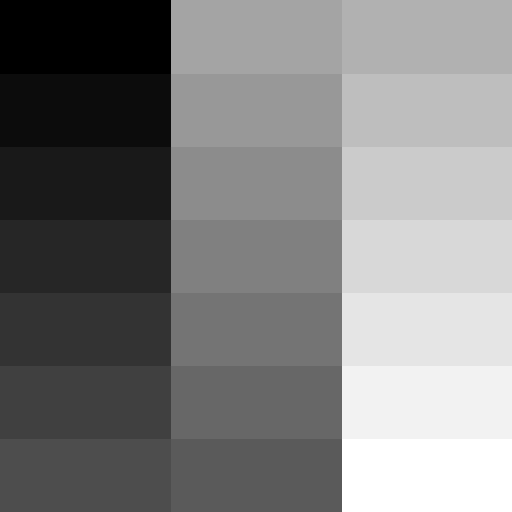
#> input picture img/gray21.512.tiff, 512 x 512 px
$ python JPEG_Algorithm_Quantization.py
#> lines starting #> are read from the running program, lines starting #| are printed output that depends on the picture
import numpy as np
import cv2
import matplotlib.pyplot as plt
from scipy.fftpack import dct, idct
from skimage.metrics import peak_signal_noise_ratio, structural_similarity
from collections import Counter, namedtuple
import heapq
import os
import pandas as pd
import seaborn as sns

# ------------------------
# --- Image Folder ---
# ------------------------
img_folder = './img'
files = [os.path.join(img_folder, f) for f in os.listdir(img_folder)
         if f.lower().endswith(('.tiff', '.jpeg'))]

comparison_images = [
    '2.1.10.tiff',
    'gray21.512.tiff',
    'n02066245_grey_whale.JPEG',
    'n02096051_Airedale.JPEG',
]

# ------------------------------
# --- Quantization Tables ---
# ------------------------------
quantization_tables = {
    'standard': np.array([
        [16,11,10,16,24,40,51,61],
        [12,12,14,19,26,58,60,55],
        [14,13,16,24,40,57,69,56],
        [14,17,22,29,51,87,80,62],
        [18,22,37,56,68,109,103,77],
        [24,35,55,64,81,104,113,92],
        [49,64,78,87,103,121,120,101],
        [72,92,95,98,112,100,103,99]
    ]),
    'moderate': np.array([
        [40,43,45,50,60,70,90,100],
        [43,45,50,60,70,90,100,110],
        [45,50,60,70,90,100,110,128],
        [50,60,70,90,100,110,128,128],
        [60,70,90,100,110,128,128,128],
        [70,90,100,110,128,128,128,128],
        [90,100,110,128,128,128,128,128],
        [100,110,128,128,128,128,128,128]
    ]),
    'aggressive': np.array([
        [80,85,90,100,120,140,180,200],
        [85,90,100,120,140,180,200,220],
        [90,100,120,140,180,200,220,255],
        [100,120,140,180,200,220,255,255],
        [120,140,180,200,220,255,255,255],
        [140,180,200,220,255,255,255,255],
        [180,200,220,255,255,255,255,255],
        [200,220,255,255,255,255,255,255]
    ])
}

# --------------------------
# --- Helper Functions ---
# --------------------------
def split_blocks(img, size=8):
    h, w = img.shape
    return [img[i:i+size, j:j+size] for i in range(0, h, size) for j in range(0, w, size)]

def join_blocks(blocks, height, width, size=8):
    reconstructed_img = np.zeros((height, width), dtype=np.uint8)
    idx = 0
    for i in range(0, height, size):
        for j in range(0, width, size):
            reconstructed_img[i:i+size, j:j+size] = np.clip(blocks[idx], 0, 255)
            idx += 1
    return reconstructed_img

def dct2(block):
    return dct(dct(block.T, norm='ortho').T, norm='ortho')

def idct2(block):
    return idct(idct(block.T, norm='ortho').T, norm='ortho')

# ------------------------------
# --- Huffman Encoding ---
# ------------------------------
class HuffmanNode(namedtuple("HuffmanNode", ["left", "right"])):
    def walk(self, code, acc):
        self.left.walk(code, acc + "0")
        self.right.walk(code, acc + "1")

class HuffmanLeaf(namedtuple("HuffmanLeaf", ["symbol"])):
    def walk(self, code, acc):
        code[self.symbol] = acc or "0"

def build_huffman_tree(freq):
    heap = []
    count = 0
    for symbol, f in freq.items():
        heapq.heappush(heap, (f, count, HuffmanLeaf(int(symbol))))
        count += 1
    while len(heap) > 1:
        f1, c1, l1 = heapq.heappop(heap)
        f2, c2, l2 = heapq.heappop(heap)
        heapq.heappush(heap, (f1 + f2, count, HuffmanNode(l1, l2)))
        count += 1
    return heap[0][2]

# ---------------------------
# --- 4:2:0 Subsampling ---
# ---------------------------
def subsample_420(YCbCr):
    Y = YCbCr[:,:,0]
    Cb = YCbCr[:,:,1][::2, ::2]
    Cr = YCbCr[:,:,2][::2, ::2]
    return Y, Cb, Cr

# --------------------------------
# --- Channel Processing ---
# --------------------------------
def process_channel(channel, Q):
    blocks = split_blocks(channel)
    dct_blocks = []
    total_zeros = 0
    total_coeffs = 0
    for block in blocks:
        block_dct = dct2(block)
        quantized = np.round(block_dct / Q)
        total_zeros += np.sum(quantized == 0)
        total_coeffs += quantized.size
        dct_blocks.append(quantized.astype(np.int16))
    rec_blocks = []
    for block_q in dct_blocks:
        block_idct = idct2(block_q * Q)
        rec_blocks.append(np.round(block_idct))
    rec_img = join_blocks(rec_blocks, channel.shape[0], channel.shape[1])
    return rec_img, dct_blocks, total_zeros, total_coeffs

all_results = []

for file in files:
    img = cv2.imread(file)
#> img is the input picture: shape (512, 512, 3); min 0, max 255, mean 127
    # Resize to 512x512
    img = cv2.resize(img, (512, 512))
    img_rgb = cv2.cvtColor(img, cv2.COLOR_BGR2RGB)
    img_ycbcr = cv2.cvtColor(img, cv2.COLOR_BGR2YCrCb)
#> img_ycbcr: shape (512, 512, 3); mean of channels 0, 1, 2 127, 128, 128

    # Original size in bytes (RGB 8 bits per channel)
    h, w, c = img_rgb.shape
#> h = 512; w = 512; c = 3
    original_size = h * w * c  # bytes
#> original_size = 786432

    # Subsampling 4:2:0
    Y, Cb, Cr = subsample_420(img_ycbcr)
#> in subsample_420, `Cb = YCbCr[:,:,1][::2, ::2]`: Cb: shape (256, 256); every value is 128

    reconstructed_imgs = {}
    results = {}

    for name, Q in quantization_tables.items():
        # Process channels
        Y_rec, dct_blocks_Y, zY, cY = process_channel(Y, Q)
#> in process_channel, `blocks = split_blocks(channel)`: blocks = 4096 items
#> the loop in process_channel, `for block in blocks:` made 4096 passes
#> (total_zeros, total_coeffs) on passes 1 to 3: (64, 64), (128, 128), (192, 192)
#> after the loop in process_channel, `for block in blocks:`: total_coeffs = 262144; total_zeros = 256332
#> after the loop in process_channel, `for block_q in dct_blocks:`: rec_blocks = 4096 items
#> in join_blocks, `reconstructed_img = np.zeros((height, width), dtype=np.uint8)`: reconstructed_img: shape (512, 512); every value is 0
#> after the loop in join_blocks, `for i in range(0, height, size):`: idx = 4096
#> dct_blocks_Y = 4096 items; zY = 256332; cY = 262144
        Cb_rec_sub, dct_blocks_Cb, zCb, cCb = process_channel(Cb, Q)
#> the loop in process_channel (call 2), `for block in blocks:` made 1024 passes
#> (total_zeros, total_coeffs) on passes 1 to 3: (63, 64), (126, 128), (189, 192)
#> in join_blocks (call 2), `reconstructed_img = np.zeros((height, width), dtype=np.uint8)`: reconstructed_img: shape (256, 256); every value is 0
#> dct_blocks_Cb = 1024 items; zCb = 64512; cCb = 65536
        Cr_rec_sub, dct_blocks_Cr, zCr, cCr = process_channel(Cr, Q)
#> dct_blocks_Cr = 1024 items; zCr = 64512; cCr = 65536

        # Upsample to original size
        Cb_rec = cv2.resize(Cb_rec_sub, (Y.shape[1], Y.shape[0]), interpolation=cv2.INTER_LINEAR)
#> Cb_rec: shape (512, 512); every value is 128
        Cr_rec = cv2.resize(Cr_rec_sub, (Y.shape[1], Y.shape[0]), interpolation=cv2.INTER_LINEAR)

        # Reconstruct YCbCr and convert to RGB
        img_ycbcr_rec = np.stack([Y_rec, Cb_rec, Cr_rec], axis=2).astype(np.uint8)
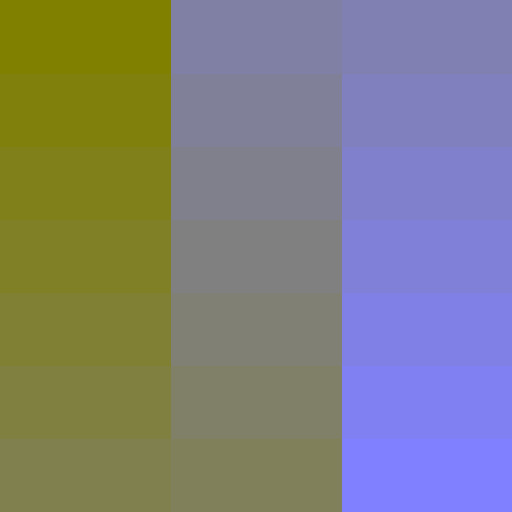
#> img_ycbcr_rec: shape (512, 512, 3); mean of channels 0, 1, 2 127.3, 128, 128; drawn as B, G, R
        final_img = cv2.cvtColor(img_ycbcr_rec, cv2.COLOR_YCrCb2RGB)
        reconstructed_imgs[name] = final_img

        # Metrics
        psnr = peak_signal_noise_ratio(img_rgb, final_img, data_range=255)
#> psnr = 47.96
        ssim = structural_similarity(img_rgb, final_img, channel_axis=2)
#> ssim = 0.994
        perc_zeros = (zY + zCb + zCr) / (cY + cCb + cCr) * 100
#> perc_zeros = 98

        # Huffman
        all_coeffs = np.concatenate([np.concatenate([b.flatten() for b in dct_blocks_Y]),
                                     np.concatenate([b.flatten() for b in dct_blocks_Cb]),
                                     np.concatenate([b.flatten() for b in dct_blocks_Cr])])
        freq = Counter(all_coeffs)
#> freq = 96 items
        tree = build_huffman_tree(freq)
#> the loop in build_huffman_tree, `for symbol, f in freq.items():` made 96 passes
#> (symbol, f) on passes 1 to 12: (0, 385356), (51, 29), (-50, 9), (-21, 17), (5, 39), (7, 17), (1, 466), (-2, 179), (82, 180), (84, 9), (-3, 97), (2, 146)
#> after the loop in build_huffman_tree, `for symbol, f in freq.items():`: count = 96
#> the loop in build_huffman_tree, `while len(heap) > 1:` made 95 passes
#> (f1, c1, l1, f2, c2, l2) on passes 1 to 12: (1, 15, (-44,), 1, 16, (-19,)), (1, 31, (49,), 1, 33, (-16,)), (1, 35, (79,), 1, 46, (-31,)), (1, 47, (-13,), 1, 49, (14,)), (1, 59, (-25,), 1, 62, (74,)), (1, 63, (-23,), 1, 64, (18,)), (1, 77, (71,), 1, 78, (-28,)), (1, 79, (22,), 1, 88, (68,)), (1, 89, (-33,), 2, 22, (-7,)), (2, 60, (-11,), 2, 96, ((-44,), (-19,))), (2, 97, ((49,), (-16,)), 2, 98, ((79,), (-31,))), (2, 99, ((-13,), (14,)), 2, 100, ((-25,), (74,)))
#> (f1, c1, f2, c2) on pass 23: (8, 110, 8, 111)
        huff_code = {}
        tree.walk(huff_code, "")
        compressed_size = len("".join(huff_code[val] for val in all_coeffs)) / 8  # bytes

        # Compression ratio
        compression_ratio = original_size / compressed_size if compressed_size != 0 else np.nan

        results[name] = {
            'Image': os.path.basename(file),
            'Table': name,
            'PSNR': round(psnr, 2),
            'SSIM': round(ssim, 4),
            '% Zeroed Coefficients': round(perc_zeros, 2),
            'Original Size (bytes)': original_size,
            'Compressed Size (bytes)': round(compressed_size),
            'Compression Ratio (x)': round(compression_ratio, 2)
        }

    all_results.extend(results.values())

    # ------------------------
    # --- Comparative Plot ---
    # ------------------------
    if os.path.basename(file) in comparison_images:
        img_name = os.path.basename(file)

        plt.figure(figsize=(10,10))

        # Original (position 1)
        plt.subplot(2,2,1)
        plt.title("Original")
        plt.imshow(img_rgb)
        plt.axis("off")

        # Three compressions (positions 2,3,4)
        for i, name in enumerate(['standard','moderate','aggressive'], start=2):
            plt.subplot(2,2,i)
            plt.title(f"{name.capitalize()}\nPSNR:{results[name]['PSNR']:.2f}  SSIM:{results[name]['SSIM']:.4f}")
            plt.imshow(reconstructed_imgs[name])
            plt.axis("off")

        plt.tight_layout()
        plt.savefig(f"./img_output/Quantization/Comparison/{img_name}.png", dpi=300, bbox_inches="tight")
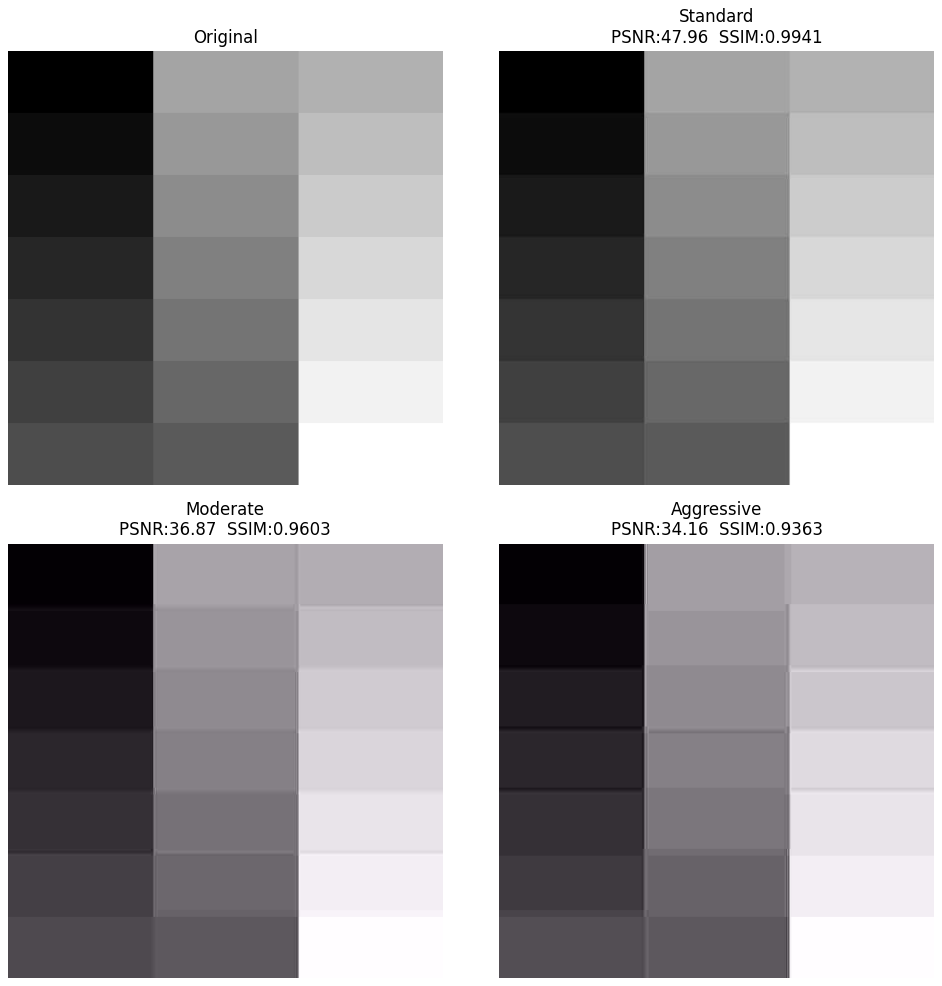
#> figure drawn by matplotlib, 4 panels
        plt.close()
#> pass 2 of the loop `for file in files:`:
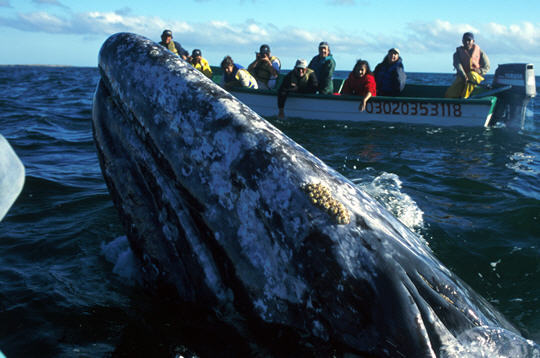
#> input picture img/n02066245_grey_whale.JPEG, 540 x 358 px
#> img is the input picture: shape (358, 540, 3); mean B, G, R 99.4, 82.9, 58.5
#> img: shape (512, 512, 3)
#> img_ycbcr: shape (512, 512, 3); mean of channels 0, 1, 2 77.4, 114.5, 140.3
#> `img_ycbcr_rec = np.stack([Y_rec, Cb_rec, Cr_rec], axis=2).astype(np.ui..`:
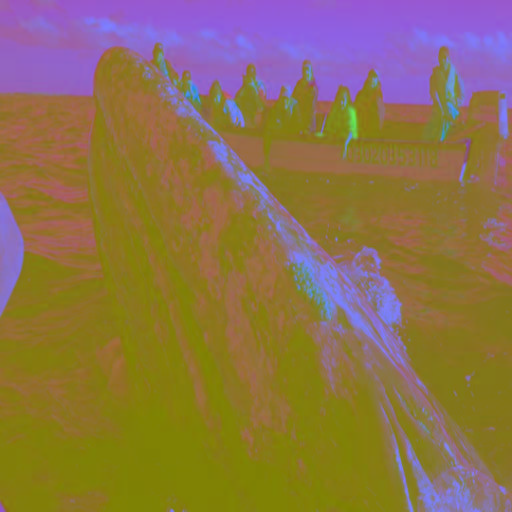
#> img_ycbcr_rec: shape (512, 512, 3); mean of channels 0, 1, 2 77.4, 114.4, 140.3; drawn as B, G, R
#> `plt.savefig(f"./img_output/Quantization/Comparison/{img_name}.png", dp..`:
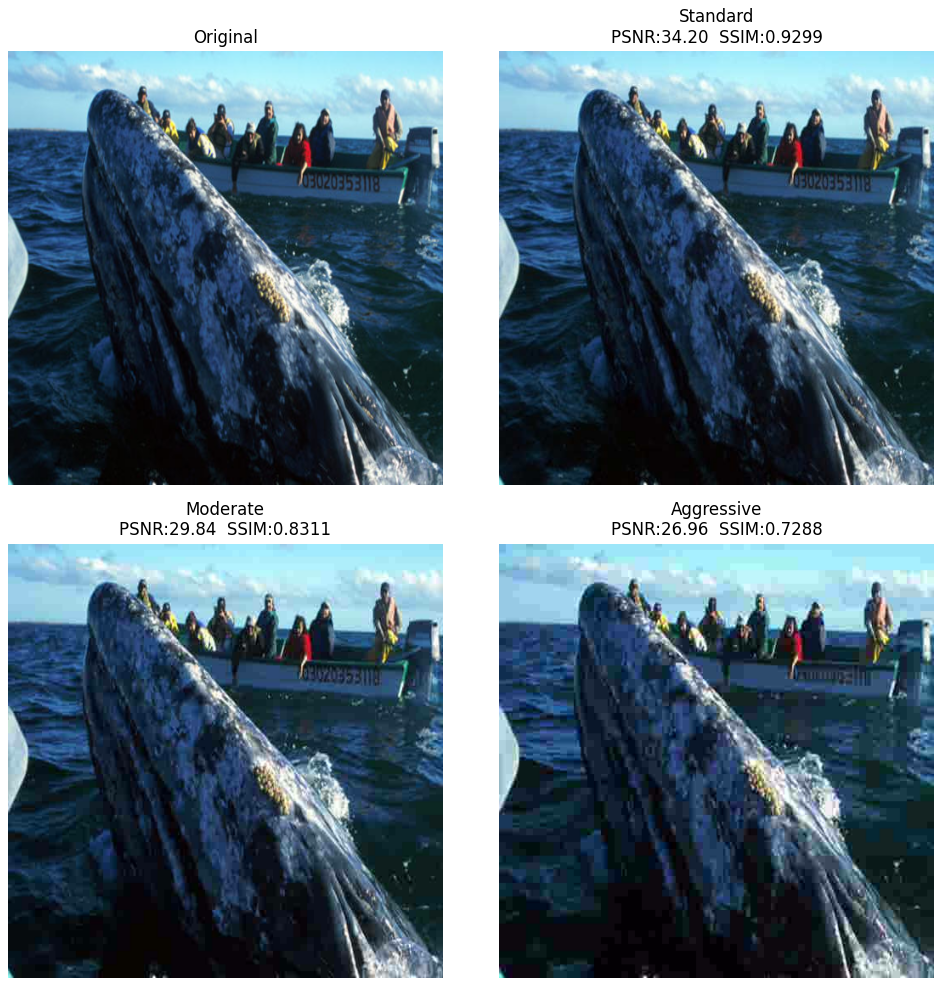
#> figure drawn by matplotlib, 4 panels


# -----------------------
# --- Final DataFrame ---
# -----------------------
df = pd.DataFrame(all_results)

# ---------------------------
# --- BoxPlot by Metric ---
# ---------------------------
for metric in ['PSNR', 'SSIM', '% Zeroed Coefficients', 'Compression Ratio (x)']:
    plt.figure(figsize=(8, 5))

    sns.boxplot(
        x='Table',
        y=metric,
        data=df,
        color='white',
        showcaps=True,
        linewidth=1.5,
        boxprops={'edgecolor': 'black'},
        medianprops={'color': 'black'},
        whiskerprops={'color': 'black'},
        capprops={'color': 'black'},
        flierprops={'marker': 'o', 'markerfacecolor': 'none', 'markeredgecolor': 'black'}
    )

    table_map = {'standard': 0, 'moderate': 1, 'aggressive': 2}

    x_positions = np.array([table_map[t] for t in df['Table']]) + np.random.uniform(-0.15, 0.15, size=len(df))

    plt.scatter(
        x=x_positions,
        y=df[metric],
        facecolors='none',
        edgecolors='black',
        s=15,
        linewidths=0.8
    )

    plt.title(f'Boxplot - {metric}', fontsize=12)
    plt.xlabel('Table', fontsize=11)
    plt.ylabel(metric, fontsize=11)
    plt.tight_layout()
    plt.savefig(f"./img_output/Quantization/BoxPlot_{metric}.png", dpi=300, bbox_inches="tight")
    plt.close()
#> this loop made 4 passes
#> pass 1, `plt.savefig(f"./img_output/Quantization/BoxPlot_{metric}.png", dpi=300..`:
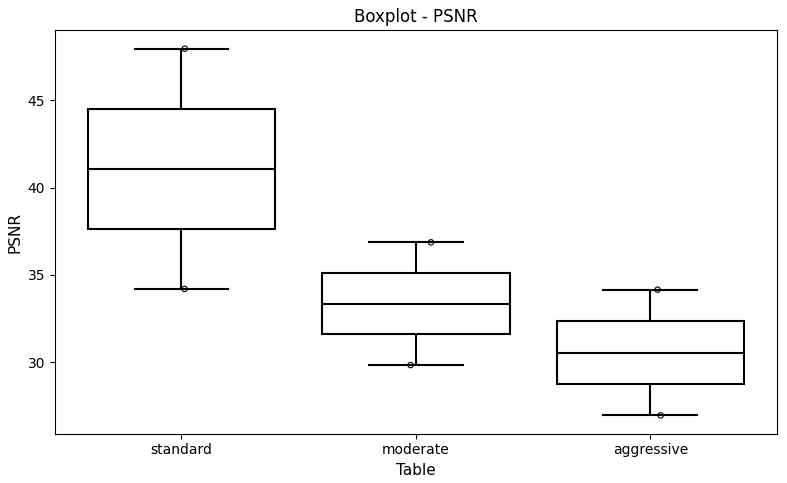
#> figure drawn by matplotlib, 1 panel
#> pass 2, `plt.savefig(f"./img_output/Quantization/BoxPlot_{metric}.png", dpi=300..`:
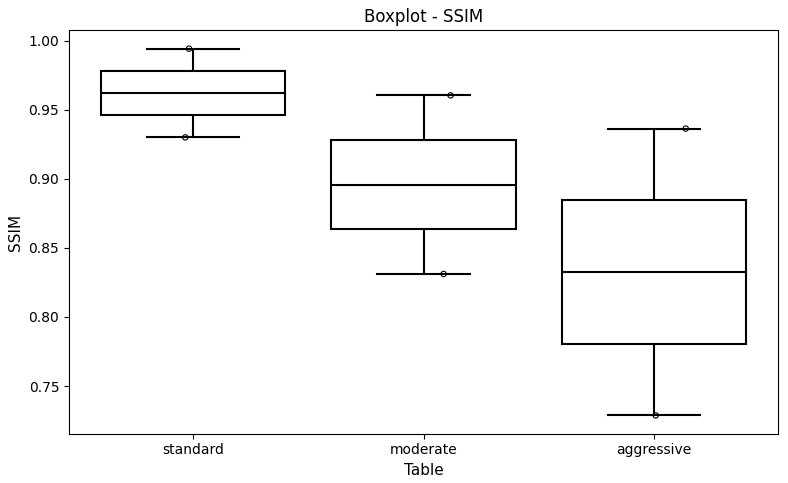
#> figure drawn by matplotlib, 1 panel

# ------------------------------------------
# --- Scatter Plot vs Compression Ratio ---
# ------------------------------------------
metrics = ['PSNR', 'SSIM', '% Zeroed Coefficients']
for met in metrics:
    plt.figure(figsize=(8,5))
    for table_name in quantization_tables.keys():
        df_tab = df[df['Table'] == table_name]
        plt.scatter(df_tab['Compression Ratio (x)'],
                    df_tab[met],
                    label=table_name, alpha=0.7)
    plt.title(f"{met} vs Compression Ratio")
    plt.xlabel("Compression Ratio (x)")
    plt.ylabel(met)
    plt.grid(True)
    plt.legend()
    plt.savefig(f"./img_output/Quantization/ScatterPlot_{met}.png", dpi=300, bbox_inches="tight")
    plt.close()
#> this loop made 3 passes
#> pass 1, `plt.savefig(f"./img_output/Quantization/ScatterPlot_{met}.png", dpi=30..`:
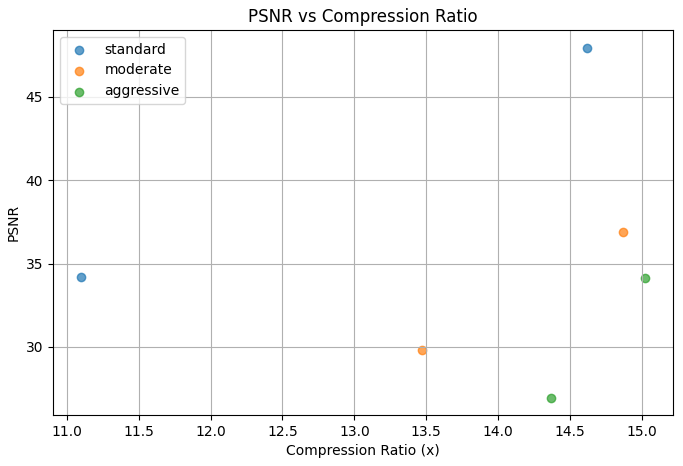
#> figure drawn by matplotlib, 1 panel
#> pass 2, `plt.savefig(f"./img_output/Quantization/ScatterPlot_{met}.png", dpi=30..`:
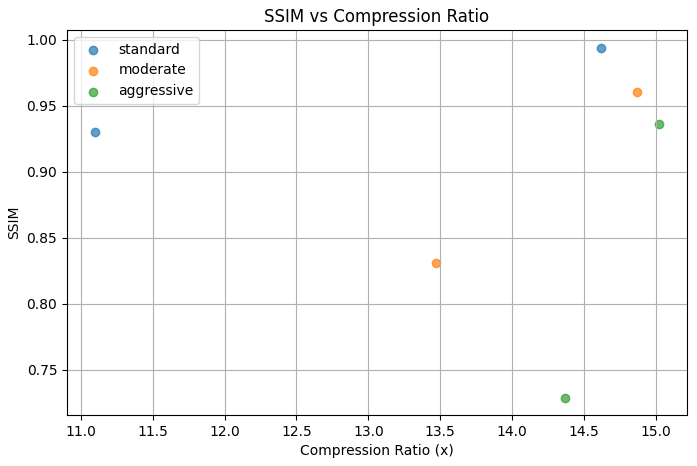
#> figure drawn by matplotlib, 1 panel
